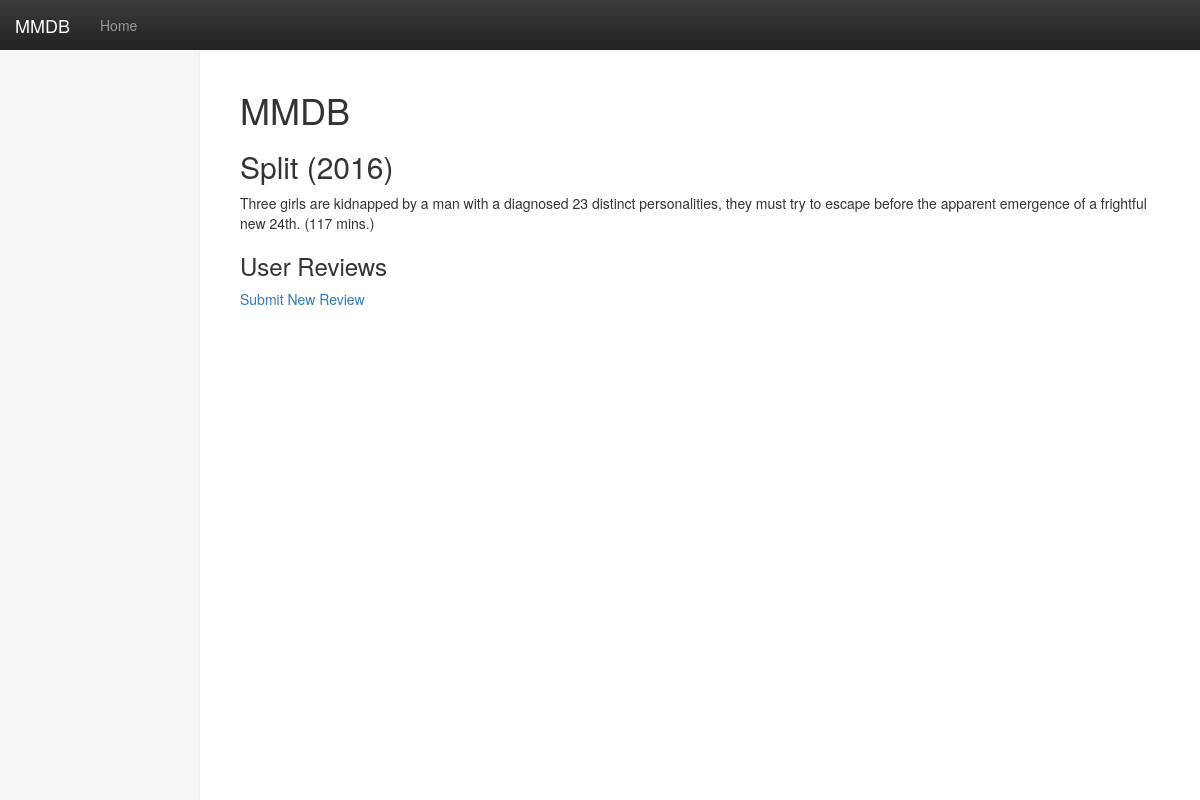
The app's page /movie/4/ with its own data.
### main/models.py (models this page shows, shortened)
class MovieDetails(models.Model):
    title = models.CharField(max_length=255)
    description = models.TextField()
    stars = models.PositiveIntegerField()

### main/views.py (the view)
# urls.py: url(r'^movie/(?P<pk>\d+)/$', MovieDetailsView.as_view(), name='movie-details'),
class MovieDetailsView(DetailView):
    model = MovieDetails
    template_name = "main/movie_details.html"

### main/templates/main/movie_details.html (shortened to what this page needs)
{% extends "mmdb/base.html" %}
{% load staticfiles %}
{% block content %}
<h2>{{ object.title }}</h2>
<p>{{ object.description }}</p>
<h3>User Reviews</h3>
<a href="{% url 'new-review' movie_pk=object.pk %}">
    Submit New Review
</a>
{% endblock %}

### static/css/dashboard.css (style rules this page uses)
body { padding-top: 50px; }

### records on screen
MovieDetails: title "Split (2016)", description "Three girls are kidnapped by a man with a diagnosed 23 distinct personalities, they must try to escape before the apparent emergence of a frightful new 24th. (117 mins.)"
